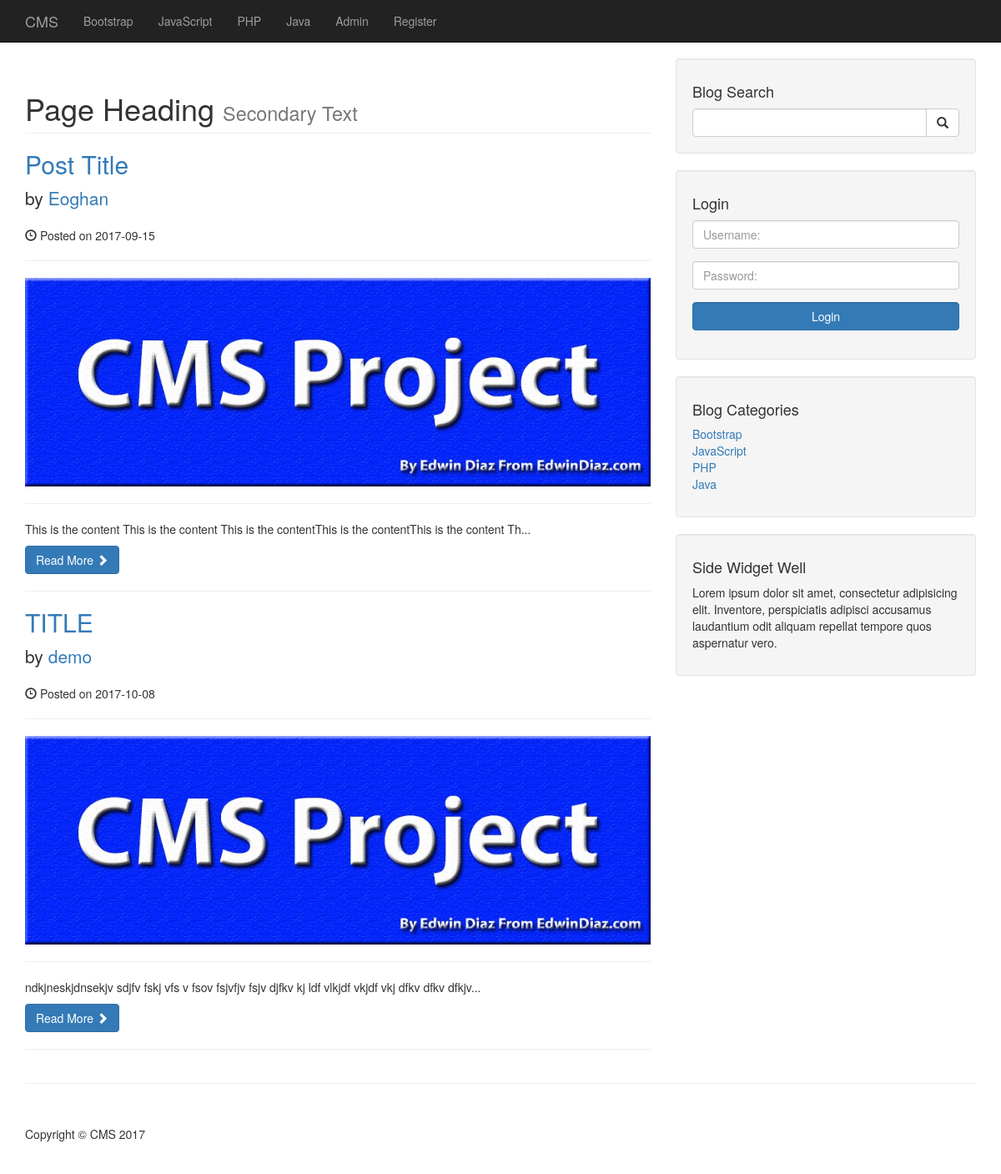
Screenshot of /category.php?cat_id=1 with the database file from the repository.
### tables this page shows
CREATE TABLE `categories` (
  `cat_id` int(3) NOT NULL,
  `cat_title` varchar(255) NOT NULL
);

CREATE TABLE `posts` (
  `post_id` int(3) NOT NULL,
  `post_category_id` int(3) NOT NULL,
  `post_title` varchar(255) NOT NULL,
  `post_author` varchar(255) NOT NULL,
  `post_date` date NOT NULL,
  `post_image` text NOT NULL,
  `post_content` text NOT NULL,
  `post_tags` varchar(255) NOT NULL,
  `post_comment_count` int(11) NOT NULL,
  `post_status` varchar(255) NOT NULL DEFAULT 'draft'
);

### category.php (the view, shortened to what this page needs)
<?php include "includes/header.php" ?>
<?php include "includes/nav.php" ?>
<div class="container">
    <div class="row">
        <div class="col-md-8">
            <h1 class="page-header">
                    Page Heading
                    <small>Secondary Text</small>
            </h1>
            <?php
                if(isset($_GET["cat_id"])){
                    $cat_id = $_GET["cat_id"];
                    $query = "SELECT * FROM posts WHERE post_category_id = $cat_id";
                    $result = mysqli_query($connection, $query);
                    while($row = mysqli_fetch_assoc($result)){
                        $post_title = $row["post_title"];
                        $post_id = $row["post_id"];
                        $post_author = $row["post_author"];
                        $post_date = $row["post_date"];
                        $post_image = $row["post_image"];
                        $post_content = $row["post_content"];
                    ?>
                <h2>
                    <a href="post.php?id=<?php echo $post_id; ?>">
                        <?php echo $post_title; ?>
                    </a>
                </h2>
                <p class="lead">
                    by
                    <a href="index.php">
                        <?php echo $post_author; ?>
                    </a>
                </p>
                <p><span class="glyphicon glyphicon-time"></span> Posted on
                    <?php echo $post_date; ?>
                </p>
                <hr>
                <img class="img-responsive" src="images/<?php echo $post_image; ?>" alt="">
                <hr>
                <p>
                    <?php echo substr($post_content, 0, 100)."..."; ?>
                </p>
                <a class="btn btn-primary" href="post.php?id=<?php echo $post_id; ?>">Read More <span class="glyphicon glyphicon-chevron-right"></span></a>
                <hr>
                    <?php }
                } ?>
        </div>
        <?php include "includes/sidebar.php" ?>
    </div>
    <hr>
    <?php include "includes/footer.php" ?>

### includes/nav.php (shortened to what this page needs)
<nav class="navbar navbar-inverse navbar-fixed-top" role="navigation">
    <div class="container">
        <div class="navbar-header">
            <a class="navbar-brand" href="./index.php">CMS</a>
        </div>
        <div class="collapse navbar-collapse" id="bs-example-navbar-collapse-1">
            <ul class="nav navbar-nav">
            <?php
                $query = "SELECT * FROM categories";
                $result = mysqli_query($connection, $query);
                while($row = mysqli_fetch_assoc($result)){
                    $cat_title = $row["cat_title"];
                    echo "<li><a href='#'>{$cat_title}</a></li>";
                }
            ?>
                <li>
                    <a href="admin">Admin</a>
                </li>
                <?php
                  if(!isset($_SESSION["user_role"])){
                    echo "<li>";
                    echo "<a href='./registration.php'>Register</a>";
                    echo "</li>";
                  } else {
                    echo "<li>";
                    echo "<a href='../includes/logout.php'>Log Out</a>";
                    echo "</li>";
                  }
                ?>
            </ul>
        </div>
    </div>
</nav>

### includes/sidebar.php
<div class="col-md-4">
  <div class="well">
    <h4>Blog Search</h4>
    <form action="search.php" method="post">
      <div class="input-group">
        <input name="search" type="text" class="form-control">
        <span class="input-group-btn">
                    <button name="submit" class="btn btn-default" type="submit">
                        <span class="glyphicon glyphicon-search"></span>
        </button>
        </span>
      </div>
    </form>
  </div>
  <?php
    if(!isset($_SESSION["user_role"])){ ?>
      <div class="well">
      <h4>Login</h4>
      <form action="includes/login.php" method="post">
        <div class="form-group">
          <input name="username" type="text" class="form-control" placeholder="Username:">
        </div>
        <div class="form-group">
          <input name="password" type="password" class="form-control" placeholder="Password:">
        </div>
        <div class="form-group">
          <button class="btn btn-primary form-control" name="login" type="submit">Login</button>
        </div>
      </form>
    </div>
    <?php } ?>
    <div class="well">
      <h4>Blog Categories</h4>
      <div class="row">
        <div class="col-lg-12">
          <ul class="list-unstyled">
            <?php
                        $query = "SELECT * FROM categories";
                        $result = mysqli_query($connection, $query);
                        while($row = mysqli_fetch_assoc($result)){
                            $cat_title = $row["cat_title"];
                            $cat_id = $row["cat_id"];
                            echo "<li><a href='category.php?cat_id=$cat_id'>{$cat_title}</a></li>";
                        }
                    ?>
          </ul>
        </div>
      </div>
    </div>
    <?php include "widget.php" ?>
</div>

### css/blog-home.css (style rules this page uses)
body { padding-top: 70px; }

### rows the page displays
categories: cat_title "Bootstrap"
categories: cat_title "JavaScript"
categories: cat_title "PHP"
categories: cat_title "Java"
posts: post_title "Post Title", post_author "Eoghan", post_date "2017-09-15", post_image (picture), post_content "This is the content This is the content This is the contentThis is the contentThis is the content Th"
posts: post_title "TITLE", post_author "demo", post_date "2017-10-08", post_image (picture), post_content "ndkjneskjdnsekjv sdjfv fskj vfs v fsov fsjvfjv fsjv djfkv kj ldf vlkjdf vkjdf vkj dfkv dfkv dfkjv"
